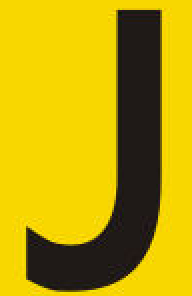
#> input picture images/test.png, 96 x 148 px (shown 2 times larger)
$ python LBP.py
#> lines starting #> are read from the running program, lines starting #| are printed output that depends on the picture
#!/usr/bin/python
import Image
from numpy import array, zeros, byte
from matplotlib.pyplot import imshow, subplot, show, axis

# Divide the examined window to cells (e.g. 16x16 pixels for each cell).

# For each pixel in a cell, compare the pixel to each of its 8 neighbors
# (on its left-top, left-middle, left-bottom, right-top, etc.). Follow the
# pixels along a circle, i.e. clockwise or counter-clockwise.

# Where the center pixel's value is greater than the neighbor, write "1".
# Otherwise, write "0". This gives an 8-digit binary number (which is usually
# converted to decimal for convenience).

# Compute the histogram, over the cell, of the frequency of each "number"
# occurring (i.e., each combination of which pixels are smaller and which are
# greater than the center).

# Optionally normalize the histogram. Concatenate normalized histograms of all
# cells. This gives the feature vector for the window.

CELL_SIZE = 16

def domain_iterator(shape):
    """Iterate over the pixels of an image."""
    for y in xrange(shape[0]):
        for x in xrange(shape[1]):
            yield y, x

image = array(Image.open('../images/test.png').convert('L'))
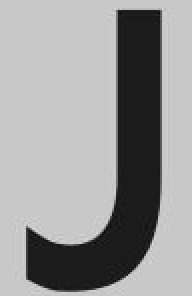
#> image: shape (148, 96) (shown 2 times larger); min 11, max 214, mean 152.3

def in_image(y, x, F):
    """Check if given pixel coordinates are within the bounds of image F."""
    return 0 <= y < F.shape[0] and 0 <= x < F.shape[1]

def features(image):
    """Compare each pixel to each of its eight neigheach pixel to each of its
    eight neighbours."""
    features = zeros(image.shape, dtype=byte)

    def cmp_pixels(y, x, p):
        """Check if two pixels (y, x) and p are in the image, and if the value
        at (y, x) is larger than the value at p."""
        return in_image(y, x, image) and image[y, x] > p

    for y, x in domain_iterator(features.shape):
        p = image[y, x]

        # Walk around the pixel in counter-clokwise order, shifting 1 bit less
        # at each neighbour starting at 7 in the top-left corner. This gives a
        # 8-bit feature number of a pixel
        features[y, x] = byte(cmp_pixels(y - 1, x - 1, p)) << 7 \
                         | byte(cmp_pixels(y - 1, x, p)) << 6 \
                         | byte(cmp_pixels(y - 1, x + 1, p)) << 5 \
                         | byte(cmp_pixels(y, x + 1, p)) << 4 \
                         | byte(cmp_pixels(y + 1, x + 1, p)) << 3 \
                         | byte(cmp_pixels(y + 1, x, p)) << 2 \
                         | byte(cmp_pixels(y + 1, x - 1, p)) << 1 \
                         | byte(cmp_pixels(y, x - 1, p))
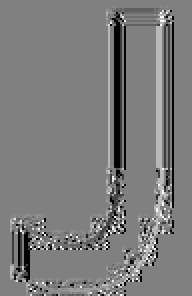
#> features: shape (148, 96) int8 (shown 2 times larger); min -128, max 127, mean -4.6; drawn with min black and max white

    return features

def feature_vectors(image):
    """Create cell histograms of an image"""
    F = features(image)

V = feature_vectors(image)
subplot(121)
imshow(image, cmap='gray')
subplot(122)
#> (the run stopped early here; a loop or call above may not have finished)
